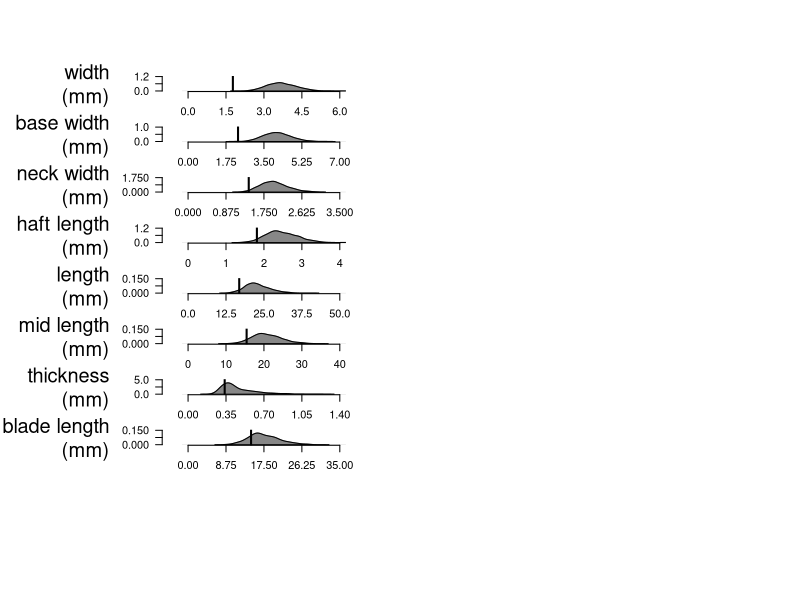

Source code (R): (Note: a time limit stopped this script after it produced the figure.)
## ---- chunk 1
data <- read.csv("data/data.csv", skip = 6)
str(data)
## ---- chunk 2
makeTransparent <- function(black, alpha = 200){
	newColor <- col2rgb(black)
	apply(newColor, 2, function(curcoldata)			
	     {rgb(red = curcoldata[1], 
	          green = curcoldata[2],
	          blue = curcoldata[3],
	          alpha = alpha, maxColorValue = 255)})
}
tBlack   <- makeTransparent("gray40")
tOrange  <- makeTransparent("orange")
tBlue    <- makeTransparent("cornflowerblue")
## ---- chunk 3
D <- data.frame(data$wash_width, data$wash_basewidth,
                data$wash_neck, data$wash_haftlength,
                data$wash_length, data$wash_midlength, 
                data$wash_thick, data$wash_bladelength, 
                data$wash_weight)
## ---- chunk 4
count <- c(1:9)       
## ---- chunk 5
n.measures <- c(162, 157,
                249, 227,
                136, 136,
                259, 135,
                87)
## ---- chunk 6
labs <- c("width\n(mm)", "base width\n(mm)",
          "neck width\n(mm)", "haft length\n(mm)",
          "length\n(mm)", "mid length\n(mm)",  
          "thickness\n(mm)", "blade length\n(mm)",
          "weight\n(g)")
## ---- chunk 7
set.seed(1212)            # set seed
n.houses       <- 100     # set number of houses at site
y              <- 1000    # set number of simulation runs

## plotting parameters
col.density.1  <- tBlack     # set density color for 10%
col.outline.1  <- tBlack     # set density outline color 10%
col.density.05  <- tOrange   # set density color for 5%
col.outline.05  <- tOrange   # set density outline color 5%
col.density.03  <- tBlue     # set density color for 3%
col.outline.03  <- tBlue     # set density outline color 3%
col.mean       <- "black"    # set col for mean of arch sample
cex.ylab       <- 1.2        # set y-axis label size
cex.ylabtick   <- 1.1        # set y-axis tick label size
cex.xlabtick   <- 1.1        # set x-axis tick label size

x.lim2   <- c(6, 7,         # set x limit for each plot
              3.5, 4,       # (this also affects tick mark placement)
              50, 40,
              1.4, 35,
              0.12)

y.lim2   <- c(1.2, 1,       # set y limit for each plot
              1.75, 1.2,    
              0.15, 0.15,
              5, 0.15,
              45)
## ---- chunk 8
pdf(file="figures/Garvey_Figure3a.pdf", 
    height = 12, width = 12)

par(mfcol = c(length(count), 3))
par(oma = c (6, 10, 5, 2))

# column 1 (SD = 0.1)

diff10     <- NULL  #create empty vector to hold calculate diff between
                    #simulated population mean and observed mean (standardized)


for(x in count) {   # looping procedure for each plotting pannel

SD       <- 0.1    # set standard deviation multiplier for random draws 
d        <- na.omit(D[, x])     # select the data set to sample
N        <- n.measures[x]       # select the appropriate n.measures

metadig   <- NULL  #create empty vector to hold digs
var.Kdigs <- NULL  #create empty vector to hold variances
cv.Kdigs  <- NULL  #create empty vector to hold CVs

for(i in 1:y) {    # "master" loop that  repeats
                   # "archaeological sampling"" from 
                   # "generational learning sample"" one thousand times

    all.houses <-  NULL         # create an empty vector to hold results
    
    for(j in 1:n.houses) {       #loop through all houses       

               house.seed <- sample(d, 1, replace = TRUE)   
               house.g1 <- rnorm(4, mean = house.seed, 
                                 sd = SD * mean(house.seed)) 
               house.g2 <- rnorm(4, mean = mean(house.g1), 
                                 sd = SD * mean(house.g1)) 
               house.g3 <- rnorm(4, mean = mean(house.g2), 
                                 sd = SD * mean(house.g2))
               house.g4 <- rnorm(4, mean = mean(house.g3), 
                                 sd = SD * mean(house.g3))
               total.house.sample <- as.vector(c(house.g1,
                                                  house.g2,
                                                  house.g3,
                                                  house.g4))
           all.houses <- c(total.house.sample, all.houses)
          
        }
           dig <- sample(all.houses, N, replace = TRUE)
           metadig <- c(metadig, dig)
           var.Kdigs <- c(var(dig), var.Kdigs)
           cv.Kdigs <- c(sd(dig)/mean(dig), cv.Kdigs)
}

diff10 <- c(diff10, ((var(d)-mean(var.Kdigs))/sd(var.Kdigs)))

#plotting
dp.md <- density(var.Kdigs)
par(mai = c(0.25, 0.5, 0.1, 0))


plot(dp.md, col = col.outline.1, bty = 'n',
     main = "", xlab = "", ylab = "",
     xlim = c (0, x.lim2[x]),
     ylim = c (0, y.lim2[x]),
     xaxt = "n", yaxt = "n")

axis(1, at = c(0, 0.25 * x.lim2[x],
               0.5 * x.lim2[x], 0.75 * x.lim2[x],
               x.lim2[x]),
     cex = cex.xlabtick)

# alternative, with only 3 x-axis ticks
# axis(1, at = c(0, 0.5 * x.lim2[x],
#                x.lim2[x]),
#      cex = cex.xlabtick)

axis(2, at = c(0, 0.5 * y.lim2[x],
               y.lim2[x]),
     line = 1.5, las = 2,
     cex = cex.ylabtick)

polygon(dp.md, col = col.density.1)
abline(v = var(d), col = col.mean, lwd = 2)
mtext (text = labs[x], side = 2, 
       las = 1, line = 5.5,
       cex = 1.2, outer = FALSE)

}

mtext (text = "A. CV = 10%", side = 3, 
       las = 1, line = 73,
       cex = 1.5, outer = FALSE)


# column 2 (CV = 5%)

diff5     <- NULL  #create empty vector to hold calculate diff between
                   #simulated population mean and observed mean (standardized)


for(x in count) {   # looping procedure for each plotting pannel

SD       <- 0.05    # set standard deviation multiplier for random draws 
d        <- na.omit(D[, x])     # select the data set to sample
N        <- n.measures[x]       # select the appropriate n.measures

metadig   <- NULL  #create empty vector to hold digs
var.Kdigs <- NULL  #create empty vector to hold variances
cv.Kdigs  <- NULL  #create empty vector to hold CVs

for(i in 1:y) {    # "master" loop that should repeat
                   # "archaeological sampling"" from 
                   # "generational learning sample"" one thousand times

    all.houses <-  NULL         # create an empty vector to hold results
    
    for(j in 1:n.houses) {       #loop through all houses       

               house.seed <- sample(d, 1, replace = TRUE)   
               house.g1 <- rnorm(4, mean = house.seed, 
                                 sd = SD * mean(house.seed)) 
               house.g2 <- rnorm(4, mean = mean(house.g1), 
                                 sd = SD * mean(house.g1)) 
               house.g3 <- rnorm(4, mean = mean(house.g2), 
                                 sd = SD * mean(house.g2))
               house.g4 <- rnorm(4, mean = mean(house.g3), 
                                 sd = SD * mean(house.g3))
               total.house.sample <- as.vector(c(house.g1,
                                                  house.g2,
                                                  house.g3,
                                                  house.g4))
           all.houses <- c(total.house.sample, all.houses)
          
        }
           dig <- sample(all.houses, N, replace = TRUE)
           metadig <- c(metadig, dig)
           var.Kdigs <- c(var(dig), var.Kdigs)
           cv.Kdigs <- c(sd(dig)/mean(dig), cv.Kdigs)
}


diff5 <- c(diff5, ((var(d)-mean(var.Kdigs))/sd(var.Kdigs)))


#plotting
dp.md <- density(var.Kdigs)
par(mai = c(0.25, 0.5, 0.1, 0))

plot(dp.md, col = col.outline.05, bty = 'n',
     main = "", xlab = "", ylab = "",
     xlim = c (0, x.lim2[x]),
     ylim = c (0, y.lim2[x]),
     xaxt = "n", yaxt = "n")

axis(1, at = c(0, 0.25 * x.lim2[x],
               0.5 * x.lim2[x], 0.75 * x.lim2[x],
               x.lim2[x]),
     cex = cex.xlabtick)


polygon(dp.md, col = col.density.05)
abline(v = var(d), col = col.mean, lwd = 2)

}

mtext (text = "B. CV = 5%", side = 3, 
       las = 1, line = 73,
       cex = 1.5, outer = FALSE)


# column 3 (CV = 3%)

diff3     <- NULL  #create empty vector to hold calculate diff between
                   #simulated population mean and observed mean (standardized)



for(x in count) {   # looping procedure for each plotting pannel

SD       <- 0.03    # set standard deviation multiplier for random draws 
d        <- na.omit(D[, x])     # select the data set to sample
N        <- n.measures[x]       # select the appropriate n.measures

metadig   <- NULL  #create empty vector to hold digs
var.Kdigs <- NULL  #create empty vector to hold variances
cv.Kdigs  <- NULL  #create empty vector to hold CVs

for(i in 1:y) {    # "master" loop that should repeat
                   # "archaeological sampling"" from 
                   # "generational learning sample"" one thousand times

    all.houses <-  NULL         # create an empty vector to hold results
    
    for(j in 1:n.houses) {       #loop through all houses       

               house.seed <- sample(d, 1, replace = TRUE)   
               house.g1 <- rnorm(4, mean = house.seed, 
                                 sd = SD * mean(house.seed)) 
               house.g2 <- rnorm(4, mean = mean(house.g1), 
                                 sd = SD * mean(house.g1)) 
               house.g3 <- rnorm(4, mean = mean(house.g2), 
                                 sd = SD * mean(house.g2))
               house.g4 <- rnorm(4, mean = mean(house.g3), 
                                 sd = SD * mean(house.g3))
               total.house.sample <- as.vector(c(house.g1,
                                                  house.g2,
                                                  house.g3,
                                                  house.g4))
           all.houses <- c(total.house.sample, all.houses)
          
        }
           dig <- sample(all.houses, N, replace = TRUE)
           metadig <- c(metadig, dig)
           var.Kdigs <- c(var(dig), var.Kdigs)
           cv.Kdigs <- c(sd(dig)/mean(dig), cv.Kdigs)
}


diff3 <- c(diff3, ((var(d)-mean(var.Kdigs))/sd(var.Kdigs)))


#plotting
dp.md <- density(var.Kdigs)
par(mai = c(0.25, 0.5, 0.1, 0))

plot(dp.md, col = col.outline.03, bty = 'n',
     main = "", xlab = "", ylab = "",
     xlim = c (0, x.lim2[x]),
     ylim = c (0, y.lim2[x]),
     xaxt = "n", yaxt = "n")

axis(1, at = c(0, 0.25 * x.lim2[x],
               0.5 * x.lim2[x], 0.75 * x.lim2[x],
               x.lim2[x]),
     cex = cex.xlabtick)

polygon(dp.md, col = col.density.03)
abline(v = var(d), col = col.mean, lwd = 2)

}

mtext (text = "C. CV = 3%", side = 3, 
       las = 1, line = 73,
       cex = 1.5, outer = FALSE)


dev.off()
## ---- chunk 9
knitr::include_graphics("figures/Garvey_Figure3a.pdf")
## ---- chunk 10

pdf(file="figures/Garvey_Figure3b.pdf", 
    height = 3, width = 6)

d10 <- density(diff10)
d5 <-  density(diff5)
d3 <-  density(diff3)

plot(d10, xlim = c(-5, 1),
     ylim = c (0, 4),
     xlab = "",
     main = "", las = 1)
polygon(d10, col = tBlack)
lines(d5)
polygon(d5, col = tOrange)
lines(d3)
polygon(d3, col = tBlue)
mtext(side = 1,
      "standardized distance from archaeological sample\n (Z-score)", 
      outer = FALSE,
      line = 3.5)

legend("topleft",                                 
       legend = c("CV = 10%", 
                  "CV = 5%", 
                  "CV = 3%"), 
       fill = c(tBlack, tOrange, tBlue),     
       bty = "n" )                                

dev.off()
## ---- chunk 11
knitr::include_graphics("figures/Garvey_Figure3b.pdf")
